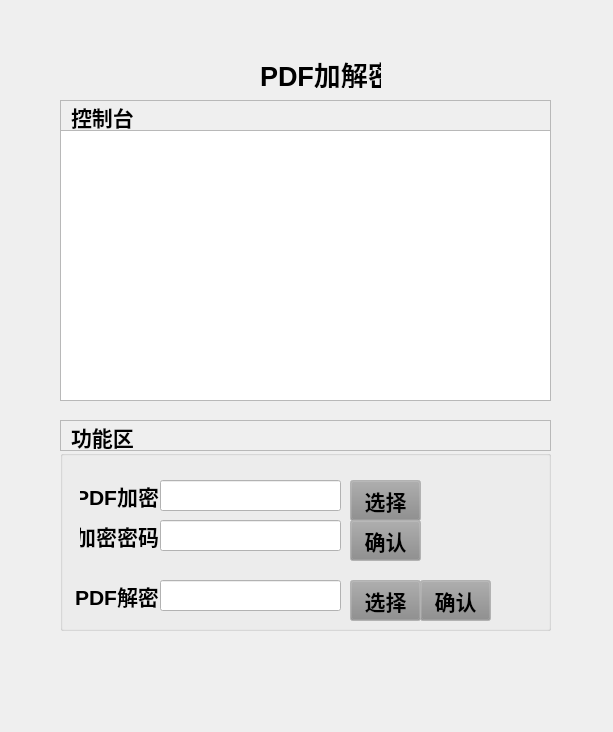
<?xml version="1.0" encoding="UTF-8"?>
<ui version="4.0">
 <class>Form</class>
 <widget class="QWidget" name="Form">
  <property name="geometry">
   <rect>
    <x>0</x>
    <y>0</y>
    <width>613</width>
    <height>732</height>
   </rect>
  </property>
  <property name="windowTitle">
   <string>Form</string>
  </property>
  <widget class="QWidget" name="widget4" native="true">
   <property name="enabled">
    <bool>true</bool>
   </property>
   <property name="geometry">
    <rect>
     <x>50</x>
     <y>50</y>
     <width>511</width>
     <height>591</height>
    </rect>
   </property>
   <property name="maximumSize">
    <size>
     <width>16777208</width>
     <height>16777215</height>
    </size>
   </property>
   <property name="toolTipDuration">
    <number>-9</number>
   </property>
   <property name="inputMethodHints">
    <set>Qt::ImhNone</set>
   </property>
   <widget class="QScrollArea" name="scrollArea_wt4_1">
    <property name="geometry">
     <rect>
      <x>10</x>
      <y>50</y>
      <width>491</width>
      <height>31</height>
     </rect>
    </property>
    <property name="widgetResizable">
     <bool>true</bool>
    </property>
    <widget class="QWidget" name="scrollAreaWidgetContents_w4_1">
     <property name="geometry">
      <rect>
       <x>0</x>
       <y>0</y>
       <width>489</width>
       <height>29</height>
      </rect>
     </property>
     <widget class="QLabel" name="label_wt4_2">
      <property name="geometry">
       <rect>
        <x>10</x>
        <y>0</y>
        <width>121</width>
        <height>31</height>
       </rect>
      </property>
      <property name="font">
       <font>
        <pointsize>16</pointsize>
        <weight>75</weight>
        <bold>true</bold>
       </font>
      </property>
      <property name="text">
       <string>控制台</string>
      </property>
     </widget>
    </widget>
   </widget>
   <widget class="QGroupBox" name="groupBox_wt4">
    <property name="geometry">
     <rect>
      <x>10</x>
      <y>400</y>
      <width>491</width>
      <height>181</height>
     </rect>
    </property>
    <property name="palette">
     <palette>
      <active>
       <colorrole role="Button">
        <brush brushstyle="SolidPattern">
         <color alpha="255">
          <red>139</red>
          <green>139</green>
          <blue>139</blue>
         </color>
        </brush>
       </colorrole>
       <colorrole role="Base">
        <brush brushstyle="SolidPattern">
         <color alpha="255">
          <red>255</red>
          <green>255</green>
          <blue>255</blue>
         </color>
        </brush>
       </colorrole>
       <colorrole role="Window">
        <brush brushstyle="SolidPattern">
         <color alpha="255">
          <red>249</red>
          <green>249</green>
          <blue>249</blue>
         </color>
        </brush>
       </colorrole>
      </active>
      <inactive>
       <colorrole role="Button">
        <brush brushstyle="SolidPattern">
         <color alpha="255">
          <red>139</red>
          <green>139</green>
          <blue>139</blue>
         </color>
        </brush>
       </colorrole>
       <colorrole role="Base">
        <brush brushstyle="SolidPattern">
         <color alpha="255">
          <red>255</red>
          <green>255</green>
          <blue>255</blue>
         </color>
        </brush>
       </colorrole>
       <colorrole role="Window">
        <brush brushstyle="SolidPattern">
         <color alpha="255">
          <red>249</red>
          <green>249</green>
          <blue>249</blue>
         </color>
        </brush>
       </colorrole>
      </inactive>
      <disabled>
       <colorrole role="Button">
        <brush brushstyle="SolidPattern">
         <color alpha="255">
          <red>139</red>
          <green>139</green>
          <blue>139</blue>
         </color>
        </brush>
       </colorrole>
       <colorrole role="Base">
        <brush brushstyle="SolidPattern">
         <color alpha="255">
          <red>249</red>
          <green>249</green>
          <blue>249</blue>
         </color>
        </brush>
       </colorrole>
       <colorrole role="Window">
        <brush brushstyle="SolidPattern">
         <color alpha="255">
          <red>249</red>
          <green>249</green>
          <blue>249</blue>
         </color>
        </brush>
       </colorrole>
      </disabled>
     </palette>
    </property>
    <property name="font">
     <font>
      <pointsize>16</pointsize>
      <weight>75</weight>
      <bold>true</bold>
     </font>
    </property>
    <property name="title">
     <string/>
    </property>
    <widget class="QLabel" name="label_wt4_4">
     <property name="geometry">
      <rect>
       <x>20</x>
       <y>30</y>
       <width>81</width>
       <height>31</height>
      </rect>
     </property>
     <property name="font">
      <font>
       <pointsize>16</pointsize>
       <weight>75</weight>
       <bold>true</bold>
      </font>
     </property>
     <property name="text">
      <string>PDF加密:</string>
     </property>
     <property name="alignment">
      <set>Qt::AlignCenter</set>
     </property>
    </widget>
    <widget class="QLineEdit" name="lineEdit_wt4_1">
     <property name="geometry">
      <rect>
       <x>100</x>
       <y>30</y>
       <width>181</width>
       <height>31</height>
      </rect>
     </property>
     <property name="font">
      <font>
       <weight>50</weight>
       <bold>false</bold>
      </font>
     </property>
    </widget>
    <widget class="QPushButton" name="pushButton_wt4_1">
     <property name="geometry">
      <rect>
       <x>290</x>
       <y>30</y>
       <width>71</width>
       <height>41</height>
      </rect>
     </property>
     <property name="text">
      <string>选择</string>
     </property>
     <property name="checkable">
      <bool>false</bool>
     </property>
    </widget>
    <widget class="QLabel" name="label_wt4_5">
     <property name="geometry">
      <rect>
       <x>10</x>
       <y>130</y>
       <width>101</width>
       <height>31</height>
      </rect>
     </property>
     <property name="font">
      <font>
       <pointsize>16</pointsize>
       <weight>75</weight>
       <bold>true</bold>
      </font>
     </property>
     <property name="text">
      <string>PDF解密:</string>
     </property>
     <property name="alignment">
      <set>Qt::AlignCenter</set>
     </property>
    </widget>
    <widget class="QPushButton" name="pushButton_wt4_2">
     <property name="geometry">
      <rect>
       <x>290</x>
       <y>70</y>
       <width>71</width>
       <height>41</height>
      </rect>
     </property>
     <property name="text">
      <string>确认</string>
     </property>
     <property name="checkable">
      <bool>false</bool>
     </property>
    </widget>
    <widget class="QLineEdit" name="lineEdit_wt4_2">
     <property name="geometry">
      <rect>
       <x>100</x>
       <y>130</y>
       <width>181</width>
       <height>31</height>
      </rect>
     </property>
     <property name="font">
      <font>
       <weight>50</weight>
       <bold>false</bold>
      </font>
     </property>
    </widget>
    <widget class="QPushButton" name="pushButton_wt4_3">
     <property name="geometry">
      <rect>
       <x>290</x>
       <y>130</y>
       <width>71</width>
       <height>41</height>
      </rect>
     </property>
     <property name="text">
      <string>选择</string>
     </property>
     <property name="checkable">
      <bool>false</bool>
     </property>
    </widget>
    <widget class="QPushButton" name="pushButton_wt4_4">
     <property name="geometry">
      <rect>
       <x>360</x>
       <y>130</y>
       <width>71</width>
       <height>41</height>
      </rect>
     </property>
     <property name="text">
      <string>确认</string>
     </property>
     <property name="checkable">
      <bool>false</bool>
     </property>
    </widget>
    <widget class="QLabel" name="label_wt4_6">
     <property name="geometry">
      <rect>
       <x>20</x>
       <y>70</y>
       <width>81</width>
       <height>31</height>
      </rect>
     </property>
     <property name="font">
      <font>
       <pointsize>16</pointsize>
       <weight>75</weight>
       <bold>true</bold>
      </font>
     </property>
     <property name="text">
      <string>加密密码:</string>
     </property>
     <property name="alignment">
      <set>Qt::AlignCenter</set>
     </property>
    </widget>
    <widget class="QLineEdit" name="lineEdit_wt4_3">
     <property name="geometry">
      <rect>
       <x>100</x>
       <y>70</y>
       <width>181</width>
       <height>31</height>
      </rect>
     </property>
     <property name="font">
      <font>
       <weight>50</weight>
       <bold>false</bold>
      </font>
     </property>
    </widget>
   </widget>
   <widget class="QLabel" name="label_wt4_1">
    <property name="enabled">
     <bool>true</bool>
    </property>
    <property name="geometry">
     <rect>
      <x>210</x>
      <y>10</y>
      <width>121</width>
      <height>28</height>
     </rect>
    </property>
    <property name="font">
     <font>
      <pointsize>20</pointsize>
      <weight>75</weight>
      <bold>true</bold>
     </font>
    </property>
    <property name="text">
     <string>PDF加解密</string>
    </property>
   </widget>
   <widget class="QTextEdit" name="textEdit_w4_1">
    <property name="enabled">
     <bool>true</bool>
    </property>
    <property name="geometry">
     <rect>
      <x>10</x>
      <y>80</y>
      <width>491</width>
      <height>271</height>
     </rect>
    </property>
   </widget>
   <widget class="QScrollArea" name="scrollArea_wt4_2">
    <property name="geometry">
     <rect>
      <x>10</x>
      <y>370</y>
      <width>491</width>
      <height>31</height>
     </rect>
    </property>
    <property name="widgetResizable">
     <bool>true</bool>
    </property>
    <widget class="QWidget" name="scrollAreaWidgetContents_w4_2">
     <property name="geometry">
      <rect>
       <x>0</x>
       <y>0</y>
       <width>489</width>
       <height>29</height>
      </rect>
     </property>
     <widget class="QLabel" name="label_wt4_3">
      <property name="geometry">
       <rect>
        <x>10</x>
        <y>0</y>
        <width>121</width>
        <height>31</height>
       </rect>
      </property>
      <property name="font">
       <font>
        <pointsize>16</pointsize>
        <weight>75</weight>
        <bold>true</bold>
       </font>
      </property>
      <property name="text">
       <string>功能区</string>
      </property>
     </widget>
    </widget>
   </widget>
  </widget>
 </widget>
 <resources/>
 <connections/>
</ui>
